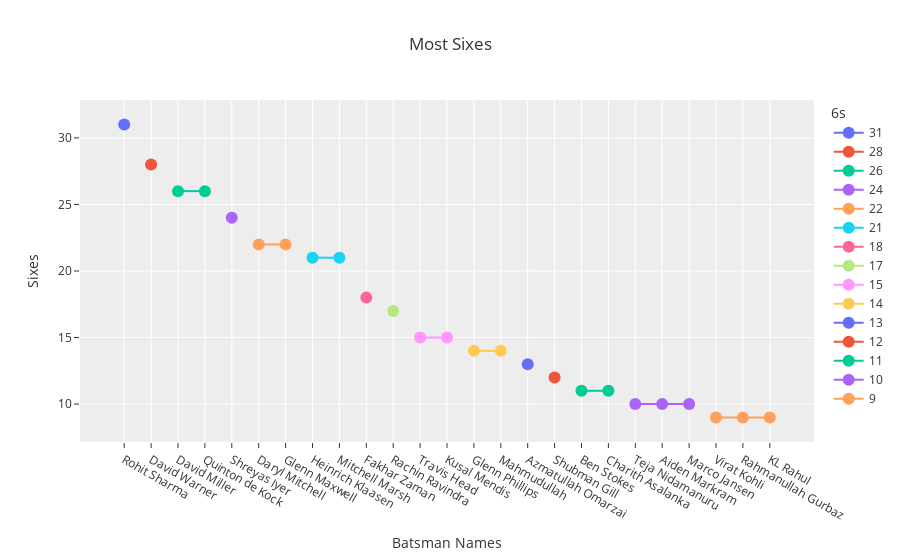

Notebook source saved alongside this figure:
### Code cell
sixes = batsmans.groupby('Batsman_Name')['6s'].sum(
).sort_values(ascending=False).reset_index()
sixes_25 = sixes.head(25)
fig = px.line(sixes_25, x='Batsman_Name', y='6s', title='Most Sixes',
              labels={'Batsman_Name': 'Batsman_Name', 'Sixes': '6s'},
              line_shape="linear",
              markers=True,
              color='6s'
              )
fig.update_layout(xaxis_title='Batsman Names', yaxis_title='Sixes')
fig.update_layout(template='ggplot2')
fig.update_traces(marker=dict(size=12))

fig.show()

### Figure 1 — Plotly figure (JSON) as saved in the notebook; plotly's stock layout.template omitted (floating-point values rounded to 4 significant figures)
{"data": [{"hovertemplate": "6s=%{y}<br>Batsman_Name=%{x}<extra></extra>", "legendgroup": "31", "line": {"color": "#636efa", "dash": "solid", "shape": "linear"}, "marker": {"size": 12, "symbol": "circle"}, "mode": "lines+markers", "name": "31", "orientation": "v", "showlegend": true, "type": "scatter", "x": ["Rohit Sharma"], "xaxis": "x", "y": [31], "yaxis": "y"}, {"hovertemplate": "6s=%{y}<br>Batsman_Name=%{x}<extra></extra>", "legendgroup": "28", "line": {"color": "#EF553B", "dash": "solid", "shape": "linear"}, "marker": {"size": 12, "symbol": "circle"}, "mode": "lines+markers", "name": "28", "orientation": "v", "showlegend": true, "type": "scatter", "x": ["David Warner"], "xaxis": "x", "y": [28], "yaxis": "y"}, {"hovertemplate": "6s=%{y}<br>Batsman_Name=%{x}<extra></extra>", "legendgroup": "26", "line": {"color": "#00cc96", "dash": "solid", "shape": "linear"}, "marker": {"size": 12, "symbol": "circle"}, "mode": "lines+markers", "name": "26", "orientation": "v", "showlegend": true, "type": "scatter", "x": ["David Miller", "Quinton de Kock"], "xaxis": "x", "y": [26, 26], "yaxis": "y"}, {"hovertemplate": "6s=%{y}<br>Batsman_Name=%{x}<extra></extra>", "legendgroup": "24", "line": {"color": "#ab63fa", "dash": "solid", "shape": "linear"}, "marker": {"size": 12, "symbol": "circle"}, "mode": "lines+markers", "name": "24", "orientation": "v", "showlegend": true, "type": "scatter", "x": ["Shreyas Iyer"], "xaxis": "x", "y": [24], "yaxis": "y"}, {"hovertemplate": "6s=%{y}<br>Batsman_Name=%{x}<extra></extra>", "legendgroup": "22", "line": {"color": "#FFA15A", "dash": "solid", "shape": "linear"}, "marker": {"size": 12, "symbol": "circle"}, "mode": "lines+markers", "name": "22", "orientation": "v", "showlegend": true, "type": "scatter", "x": ["Daryl Mitchell", "Glenn Maxwell"], "xaxis": "x", "y": [22, 22], "yaxis": "y"}, {"hovertemplate": "6s=%{y}<br>Batsman_Name=%{x}<extra></extra>", "legendgroup": "21", "line": {"color": "#19d3f3", "dash": "solid", "shape": "linear"}, "marker": {"size": 12, "symbol": "circle"}, "mode": "lines+markers", "name": "21", "orientation": "v", "showlegend": true, "type": "scatter", "x": ["Heinrich Klaasen", "Mitchell Marsh"], "xaxis": "x", "y": [21, 21], "yaxis": "y"}, {"hovertemplate": "6s=%{y}<br>Batsman_Name=%{x}<extra></extra>", "legendgroup": "18", "line": {"color": "#FF6692", "dash": "solid", "shape": "linear"}, "marker": {"size": 12, "symbol": "circle"}, "mode": "lines+markers", "name": "18", "orientation": "v", "showlegend": true, "type": "scatter", "x": ["Fakhar Zaman"], "xaxis": "x", "y": [18], "yaxis": "y"}, {"hovertemplate": "6s=%{y}<br>Batsman_Name=%{x}<extra></extra>", "legendgroup": "17", "line": {"color": "#B6E880", "dash": "solid", "shape": "linear"}, "marker": {"size": 12, "symbol": "circle"}, "mode": "lines+markers", "name": "17", "orientation": "v", "showlegend": true, "type": "scatter", "x": ["Rachin Ravindra"], "xaxis": "x", "y": [17], "yaxis": "y"}, {"hovertemplate": "6s=%{y}<br>Batsman_Name=%{x}<extra></extra>", "legendgroup": "15", "line": {"color": "#FF97FF", "dash": "solid", "shape": "linear"}, "marker": {"size": 12, "symbol": "circle"}, "mode": "lines+markers", "name": "15", "orientation": "v", "showlegend": true, "type": "scatter", "x": ["Travis Head", "Kusal Mendis"], "xaxis": "x", "y": [15, 15], "yaxis": "y"}, {"hovertemplate": "6s=%{y}<br>Batsman_Name=%{x}<extra></extra>", "legendgroup": "14", "line": {"color": "#FECB52", "dash": "solid", "shape": "linear"}, "marker": {"size": 12, "symbol": "circle"}, "mode": "lines+markers", "name": "14", "orientation": "v", "showlegend": true, "type": "scatter", "x": ["Glenn Phillips", "Mahmudullah"], "xaxis": "x", "y": [14, 14], "yaxis": "y"}, {"hovertemplate": "6s=%{y}<br>Batsman_Name=%{x}<extra></extra>", "legendgroup": "13", "line": {"color": "#636efa", "dash": "solid", "shape": "linear"}, "marker": {"size": 12, "symbol": "circle"}, "mode": "lines+markers", "name": "13", "orientation": "v", "showlegend": true, "type": "scatter", "x": ["Azmatullah Omarzai"], "xaxis": "x", "y": [13], "yaxis": "y"}, {"hovertemplate": "6s=%{y}<br>Batsman_Name=%{x}<extra></extra>", "legendgroup": "12", "line": {"color": "#EF553B", "dash": "solid", "shape": "linear"}, "marker": {"size": 12, "symbol": "circle"}, "mode": "lines+markers", "name": "12", "orientation": "v", "showlegend": true, "type": "scatter", "x": ["Shubman Gill"], "xaxis": "x", "y": [12], "yaxis": "y"}, {"hovertemplate": "6s=%{y}<br>Batsman_Name=%{x}<extra></extra>", "legendgroup": "11", "line": {"color": "#00cc96", "dash": "solid", "shape": "linear"}, "marker": {"size": 12, "symbol": "circle"}, "mode": "lines+markers", "name": "11", "orientation": "v", "showlegend": true, "type": "scatter", "x": ["Ben Stokes", "Charith Asalanka"], "xaxis": "x", "y": [11, 11], "yaxis": "y"}, {"hovertemplate": "6s=%{y}<br>Batsman_Name=%{x}<extra></extra>", "legendgroup": "10", "line": {"color": "#ab63fa", "dash": "solid", "shape": "linear"}, "marker": {"size": 12, "symbol": "circle"}, "mode": "lines+markers", "name": "10", "orientation": "v", "showlegend": true, "type": "scatter", "x": ["Teja Nidamanuru", "Aiden Markram", "Marco Jansen"], "xaxis": "x", "y": [10, 10, 10], "yaxis": "y"}, {"hovertemplate": "6s=%{y}<br>Batsman_Name=%{x}<extra></extra>", "legendgroup": "9", "line": {"color": "#FFA15A", "dash": "solid", "shape": "linear"}, "marker": {"size": 12, "symbol": "circle"}, "mode": "lines+markers", "name": "9", "orientation": "v", "showlegend": true, "type": "scatter", "x": ["Virat Kohli", "Rahmanullah Gurbaz", "KL Rahul"], "xaxis": "x", "y": [9, 9, 9], "yaxis": "y"}], "layout": {"legend": {"title": {"text": "6s"}, "tracegroupgap": 0}, "title": {"text": "Most Sixes"}, "xaxis": {"anchor": "y", "domain": [0, 1], "title": {"text": "Batsman Names"}}, "yaxis": {"anchor": "x", "categoryarray": [9, 10, 11, 12, 13, 14, 15, 17, 18, 21, 22, 24, 26, 28, 31], "categoryorder": "array", "domain": [0, 1], "title": {"text": "Sixes"}}}}
